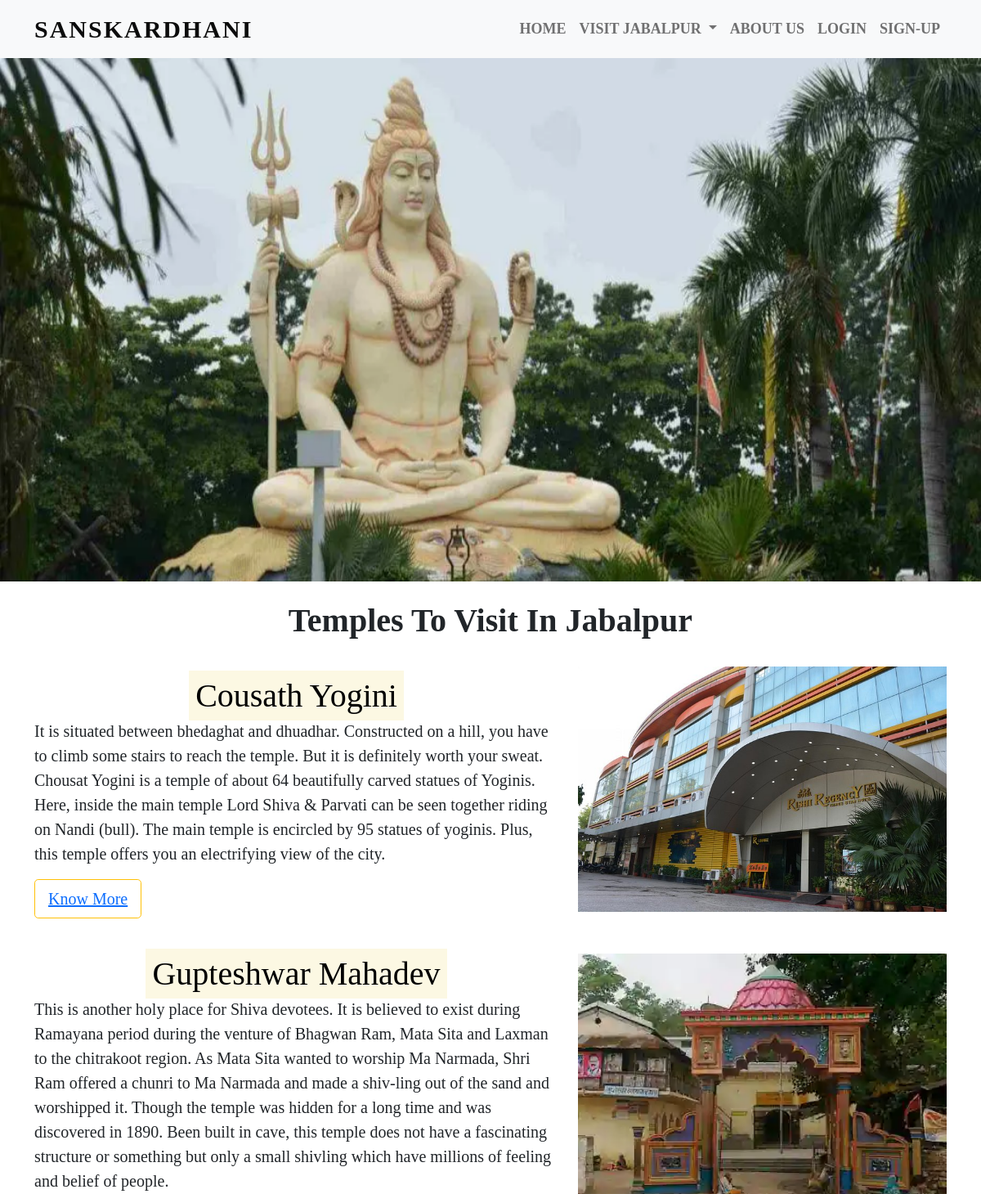
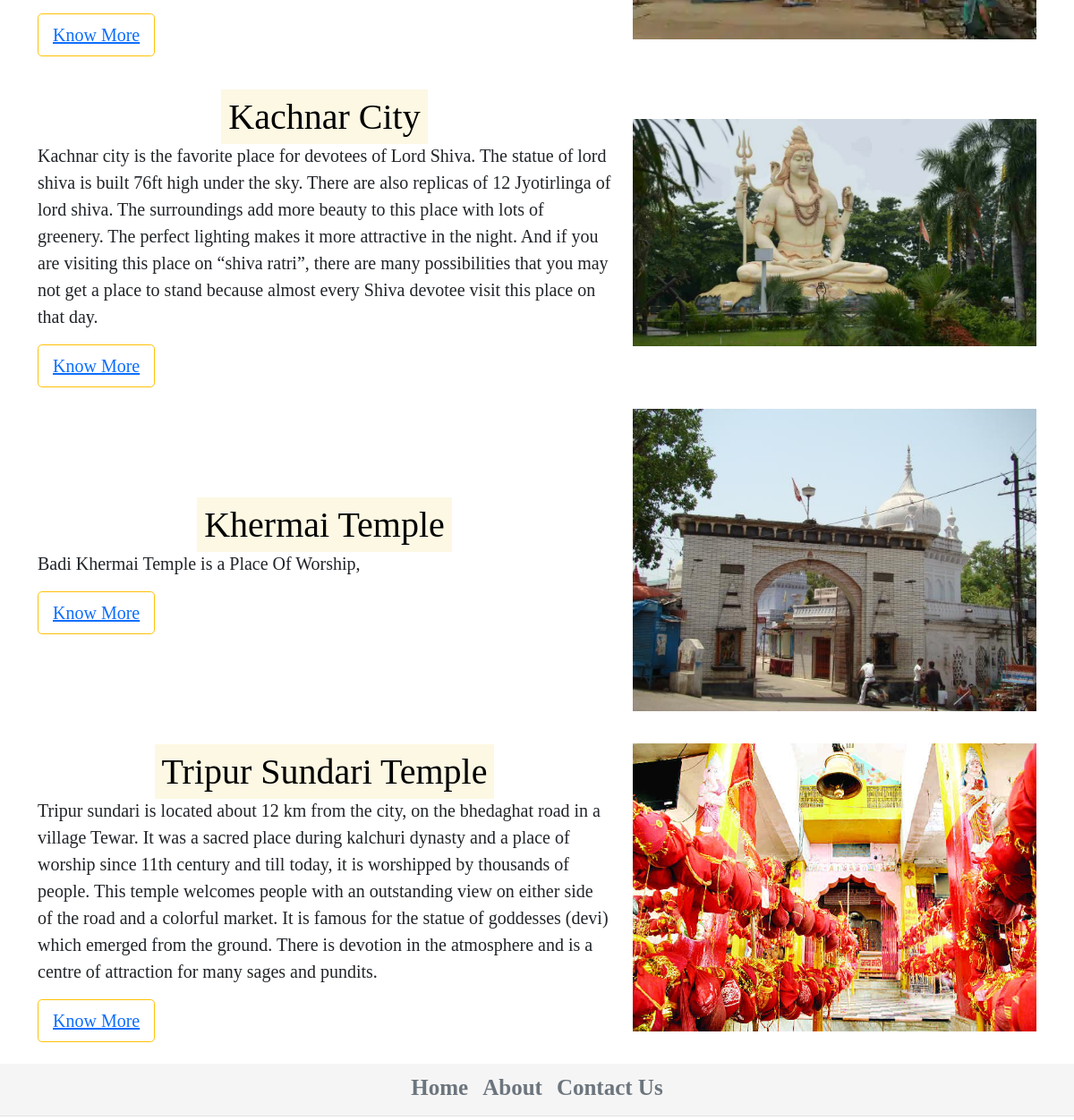
/sanskardhani/Temples/, run on the app's committed database (2 pictures, top to bottom).
### Temples/models.py (models this page shows, shortened)
class Temples(models.Model):
    temple_name = models.CharField(max_length=100, blank=False)
    location = models.CharField(max_length=250, blank=False)
    description = models.TextField(max_length=1000, blank=False)
    temple_pictures1 = models.ImageField(upload_to='Temples', blank=False)
    temple_pictures2 = models.ImageField(upload_to='Temples', blank=True)
    temple_pictures3 = models.ImageField(upload_to='Temples', blank=True)
    temple_pictures4 = models.ImageField(upload_to='Temples', blank=True)
    class Meta:
        verbose_name = 'Temples'
        verbose_name_plural = 'Temples'

### Temples/views.py (the view)
# urls.py: path('', views.temples, name='temples'),
def temples(request):
    allobject = Temples.objects.all()
    context = {
        'allobject' : allobject
    }
    return render(request, "temple.html", context)

### templates/temple.html
{% extends 'base.html' %}
{% load static %}
{% block content %}
<div class="contain">
    <div id="carouselExampleSlidesOnlt" class="carousel slide " data-bs-ride="carousel">
        <div class="carousel-inner">
            <div class="carousel-item active">
                <img src="{% static 'carousel/1.webp' %}" class="d-block w-100" alt="..." height="400vh">
                <div class="carousel-caption ">
                    <div class="d-grid gap-2 col-7 mx-auto">
                        <b class="temple"><strong></strong></b>
                    </div>
                </div>
            </div>
        </div>
    </div>
</div>
<div class="con">
    <h1>Temples To Visit In Jabalpur</h1>
    {% for object in allobject %}
    <div class="container my-4">
        <div class="row featurette d-flex justify-content-center align-items-center">
            <div class="col-md-7">
                <h1 class="featurette-heading fw-normal lh-1"><mark>{{ object.temple_name }}</mark> </h1>
                <p class="lead">{{ object.description }}</p>
                <button type="button" class="btn btn-lg btn-outline-warning">
                    <a href="{% url 'temple' object.id %}">Know More </a>
                 </button><br>
            </div>
            <div class="col-md-5">
                <img class="bd-placeholder-img bd-placeholder-img-lg featurette-image img-fluid mx-auto"
                    class="img-fluid"
                    src="{{ object.temple_pictures1.url }}"
                    alt="" width="500px" height="500px">
            </div>
        </div>
    </div>
    {% endfor %}
</div>
{% endblock %}

### templates/base.html (shortened to what this page needs)
{% load static %}
<!DOCTYPE html>
<html lang="en">
<head>
  <link href="https://cdn.jsdelivr.net/npm/bootstrap@5.0.2/dist/css/bootstrap.min.css" rel="stylesheet"
>
  <link href="https://cdnjs.cloudflare.com/ajax/libs/animate.css/3.7.2/animate.min.css" rel="stylesheet">
  <link rel="stylesheet" href="{% static 'css/style.css' %}" type="text/css">
  <link href="{% static 'css/custom.css' %}" rel="stylesheet" type="text/css"/>
  <link rel="stylesheet" href="https://cdnjs.cloudflare.com/ajax/libs/font-awesome/4.7.0/css/font-awesome.min.css">
</head>
{% include 'include/navbar.html' %}
{% block content %}{% endblock %}
{% include 'include/footer.html' %}

### templates/include/navbar.html (shortened to what this page needs)
{% load static %}
<nav class="navbar navbar-expand-lg navbar-light bg-light">
  <div class="container">
      <a class="navbar-brand" href="{% url 'sanskardhani' %}">SANSKARDHANI</a>
      <div class="collapse navbar-collapse" id="navbarSupportedContent">
          <ul class="navbar-nav ms-auto mb-2 mb-lg-0">
              <li class="nav-item">
                  <a class="nav-link" aria-current="page" href="{% url 'sanskardhani' %}">Home</a>
              </li>
              <li class="nav-item dropdown">
                  <a class="nav-link dropdown-toggle" href="#" id="navbarDropdown" role="button" data-bs-toggle="dropdown" aria-expanded="false">
                    Visit Jabalpur
                  </a>
                </li>
              <li class="nav-item">
                  <a class="nav-link" href="{% url 'aboutus' %}">About Us</a>
              </li>
              {% if user.id is not None %}
              <li class="nav-item">
                <a class="nav-link" href="{% url 'profile' %}">Profile</a>
              </li>
              <li class="nav-item">
                <a class="nav-link" href="{% url 'logout' %}">Logout</a>
              </li>
              {% else %}
              <li class="nav-item">
                <a class="nav-link" href="{% url 'login' %}">Login</a>
              </li>
              <li class="nav-item">
                <a class="nav-link" href="{% url 'register' %}">Sign-up</a>
              </li>
              {% endif %}
          </ul>
      </div>
  </div>
</nav>

### templates/include/footer.html (shortened to what this page needs)
<footer class="foot">
  <ul class="nav justify-content-center border-bottom pb-1 mb-1">
    <li class="nav-item"><a href="#" class="nav-link px-2 text-muted">Home</a></li>
    <li class="nav-item"><a href="#" class="nav-link px-2 text-muted">About</a></li>
    <li class="nav-item"><a href="#" class="nav-link px-2 text-muted">Contact Us</a></li>
  </ul>
</footer>

### images/css/style.css (style rules this page uses)
* { font-family: montserrat; }
.carousel-item { height:80vh; min-height: 300px; }
.carousel-caption { bottom: 220px; }
.navbar-nav a { font-size: 18px; text-transform: uppercase; font-weight: bold; }
.navbar-light .navbar-brand { color: rgb(12, 12, 12); font-size: 30px; text-transform: uppercase; font-weight: bold; letter-spacing: 2px; }
.w-100 { height: 100vh; }
.foot { background-color: whitesmoke; font-size:25px; font-weight:bold; text-decoration-color: black; }
b { font-size: 70px; color: whitesmoke; font-family: sans-serif,cursive; padding-top: 300px; }
h1 { margin-top: 3vh; text-align: center; font-weight: bold; }

### data on the page
Temples: temple_name "Cousath Yogini", description "It is situated between bhedaghat and dhuadhar. Constructed on a hill, you have to climb some stairs to reach the temple. But it is definitely worth your sweat. Chousat Yogini is a temple of about 64 beautifully carved statues of Yoginis. Here, inside the main temple Lord Shiva & Parvati can be seen together riding on Nandi (bull). The main temple is encircled by 95 statues of yoginis. Plus, this temple offers you an electrifying view of the city.", temple_pictures1 (picture)
Temples: temple_name "Gupteshwar Mahadev", description "This is another holy place for Shiva devotees. It is believed to exist during Ramayana period during the venture of Bhagwan Ram, Mata Sita and Laxman to the chitrakoot region. As Mata Sita wanted to worship Ma Narmada, Shri Ram offered a chunri to Ma Narmada and made a shiv-ling out of the sand and worshipped it. Though the temple was hidden for a long time and was discovered in 1890. Been built in cave, this temple does not have a fascinating structure or something but only a small shivling which have millions of feeling and belief of people.", temple_pictures1 (picture)
Temples: temple_name "Kachnar City", description "Kachnar city is the favorite place for devotees of Lord Shiva. The statue of lord shiva is built 76ft high under the sky. There are also replicas of 12 Jyotirlinga of lord shiva. The surroundings add more beauty to this place with lots of greenery. The perfect lighting makes it more attractive in the night. And if you are visiting this place on “shiva ratri”, there are many possibilities that you may not get a place to stand because almost every Shiva devotee visit this place on that day.", temple_pictures1 (picture)
Temples: temple_name "Khermai Temple", description "Badi Khermai Temple is a Place Of Worship,", temple_pictures1 (picture)
Temples: temple_name "Tripur Sundari Temple", description "Tripur sundari is located about 12 km from the city, on the bhedaghat road in a village Tewar. It was a sacred place during kalchuri dynasty and a place of worship since 11th century and till today, it is worshipped by thousands of people. This temple welcomes people with an outstanding view on either side of the road and a colorful market. It is famous for the statue of goddesses (devi) which emerged from the ground. There is devotion in the atmosphere and is a centre of attraction for many sages and pundits.", temple_pictures1 (picture)
